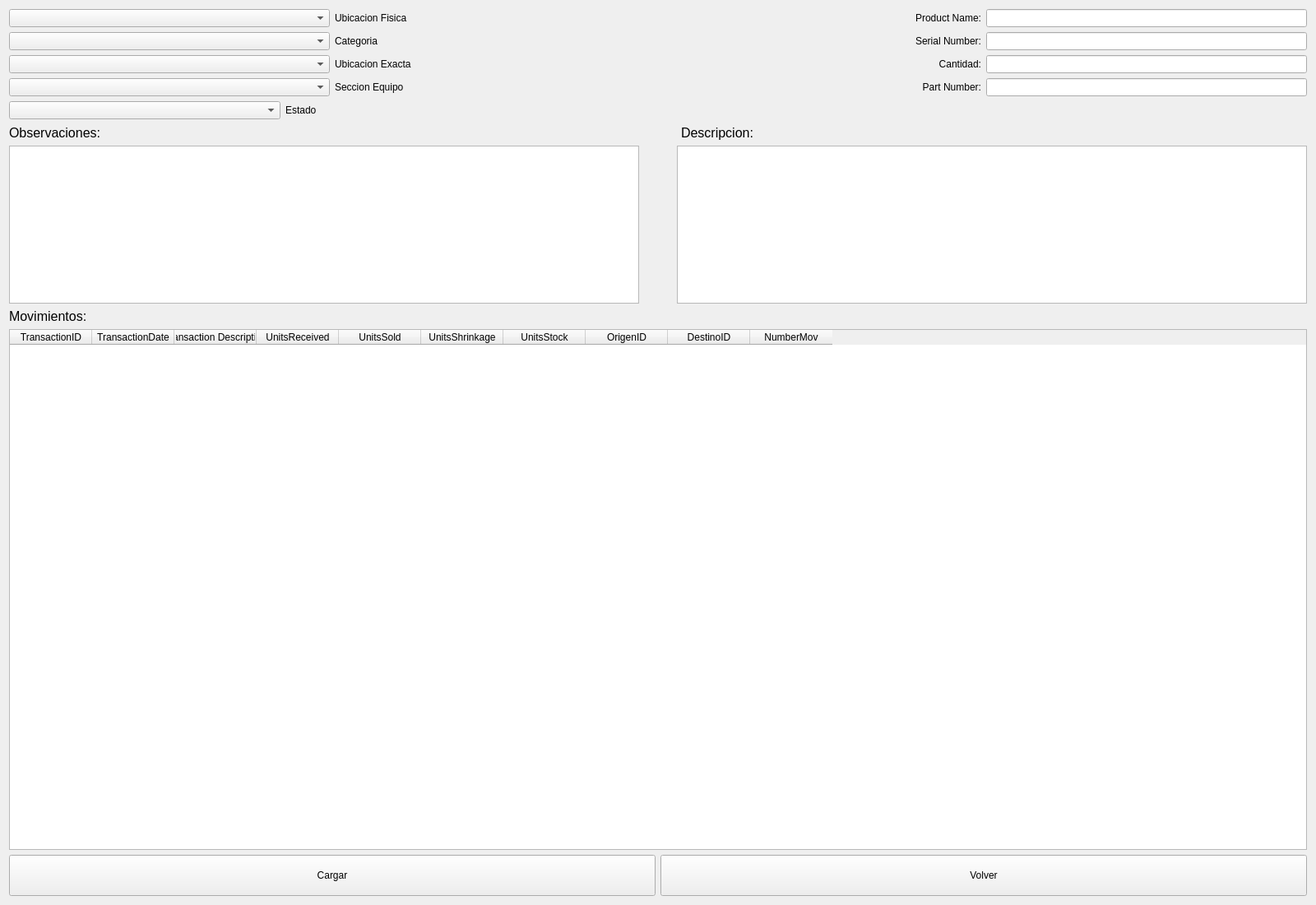
<?xml version="1.0" encoding="UTF-8"?>
<ui version="4.0">
 <class>Form</class>
 <widget class="QWidget" name="Form">
  <property name="geometry">
   <rect>
    <x>0</x>
    <y>0</y>
    <width>1600</width>
    <height>1100</height>
   </rect>
  </property>
  <property name="windowTitle">
   <string>Form</string>
  </property>
  <layout class="QGridLayout" name="gridLayout">
   <item row="0" column="0">
    <layout class="QVBoxLayout" name="verticalLayout">
     <item>
      <layout class="QHBoxLayout" name="horizontalLayout_2">
       <property name="sizeConstraint">
        <enum>QLayout::SetMinimumSize</enum>
       </property>
       <item>
        <widget class="QComboBox" name="comboBox"/>
       </item>
       <item>
        <widget class="QLabel" name="label_2">
         <property name="text">
          <string>Ubicacion Fisica</string>
         </property>
         <property name="alignment">
          <set>Qt::AlignLeading|Qt::AlignLeft|Qt::AlignVCenter</set>
         </property>
        </widget>
       </item>
       <item>
        <widget class="QLabel" name="label">
         <property name="text">
          <string>Product Name:</string>
         </property>
         <property name="alignment">
          <set>Qt::AlignRight|Qt::AlignTrailing|Qt::AlignVCenter</set>
         </property>
        </widget>
       </item>
       <item>
        <widget class="QLineEdit" name="lineEdit_3">
         <property name="sizePolicy">
          <sizepolicy hsizetype="Preferred" vsizetype="Fixed">
           <horstretch>0</horstretch>
           <verstretch>0</verstretch>
          </sizepolicy>
         </property>
        </widget>
       </item>
      </layout>
     </item>
     <item>
      <layout class="QHBoxLayout" name="horizontalLayout_4">
       <property name="sizeConstraint">
        <enum>QLayout::SetMinimumSize</enum>
       </property>
       <item>
        <widget class="QComboBox" name="comboBox_4"/>
       </item>
       <item>
        <widget class="QLabel" name="label_3">
         <property name="text">
          <string>Categoria</string>
         </property>
        </widget>
       </item>
       <item>
        <widget class="QLabel" name="label_4">
         <property name="text">
          <string>Serial Number:</string>
         </property>
         <property name="alignment">
          <set>Qt::AlignRight|Qt::AlignTrailing|Qt::AlignVCenter</set>
         </property>
        </widget>
       </item>
       <item>
        <widget class="QLineEdit" name="lineEdit_2">
         <property name="sizePolicy">
          <sizepolicy hsizetype="Preferred" vsizetype="Fixed">
           <horstretch>0</horstretch>
           <verstretch>0</verstretch>
          </sizepolicy>
         </property>
        </widget>
       </item>
      </layout>
     </item>
     <item>
      <layout class="QHBoxLayout" name="horizontalLayout_5">
       <item>
        <widget class="QComboBox" name="comboBox_5">
         <property name="sizePolicy">
          <sizepolicy hsizetype="Preferred" vsizetype="Preferred">
           <horstretch>0</horstretch>
           <verstretch>0</verstretch>
          </sizepolicy>
         </property>
        </widget>
       </item>
       <item>
        <widget class="QLabel" name="label_6">
         <property name="text">
          <string>Ubicacion Exacta</string>
         </property>
        </widget>
       </item>
       <item>
        <widget class="QLabel" name="label_5">
         <property name="text">
          <string>Cantidad:</string>
         </property>
         <property name="alignment">
          <set>Qt::AlignRight|Qt::AlignTrailing|Qt::AlignVCenter</set>
         </property>
        </widget>
       </item>
       <item>
        <widget class="QLineEdit" name="lineEdit">
         <property name="sizePolicy">
          <sizepolicy hsizetype="Preferred" vsizetype="Fixed">
           <horstretch>0</horstretch>
           <verstretch>0</verstretch>
          </sizepolicy>
         </property>
        </widget>
       </item>
      </layout>
     </item>
     <item>
      <layout class="QHBoxLayout" name="horizontalLayout">
       <item>
        <widget class="QComboBox" name="comboBox_2"/>
       </item>
       <item>
        <widget class="QLabel" name="label_10">
         <property name="text">
          <string>Seccion Equipo</string>
         </property>
        </widget>
       </item>
       <item>
        <widget class="QLabel" name="label_9">
         <property name="text">
          <string>Part Number:</string>
         </property>
         <property name="alignment">
          <set>Qt::AlignRight|Qt::AlignTrailing|Qt::AlignVCenter</set>
         </property>
        </widget>
       </item>
       <item>
        <widget class="QLineEdit" name="lineEdit_4">
         <property name="sizePolicy">
          <sizepolicy hsizetype="Preferred" vsizetype="Fixed">
           <horstretch>0</horstretch>
           <verstretch>0</verstretch>
          </sizepolicy>
         </property>
        </widget>
       </item>
      </layout>
     </item>
     <item>
      <layout class="QVBoxLayout" name="verticalLayout_2">
       <item>
        <layout class="QHBoxLayout" name="horizontalLayout_3">
         <item>
          <widget class="QComboBox" name="comboBox_3">
           <property name="maximumSize">
            <size>
             <width>330</width>
             <height>16777215</height>
            </size>
           </property>
          </widget>
         </item>
         <item>
          <widget class="QLabel" name="label_11">
           <property name="text">
            <string>Estado</string>
           </property>
          </widget>
         </item>
         <item>
          <spacer name="horizontalSpacer">
           <property name="orientation">
            <enum>Qt::Horizontal</enum>
           </property>
           <property name="sizeType">
            <enum>QSizePolicy::Preferred</enum>
           </property>
           <property name="sizeHint" stdset="0">
            <size>
             <width>60</width>
             <height>20</height>
            </size>
           </property>
          </spacer>
         </item>
        </layout>
       </item>
      </layout>
     </item>
     <item>
      <layout class="QHBoxLayout" name="horizontalLayout_9">
       <item>
        <widget class="QLabel" name="label_7">
         <property name="font">
          <font>
           <pointsize>12</pointsize>
          </font>
         </property>
         <property name="text">
          <string>Observaciones:</string>
         </property>
        </widget>
       </item>
       <item>
        <spacer name="horizontalSpacer_3">
         <property name="orientation">
          <enum>Qt::Horizontal</enum>
         </property>
         <property name="sizeType">
          <enum>QSizePolicy::Fixed</enum>
         </property>
         <property name="sizeHint" stdset="0">
          <size>
           <width>50</width>
           <height>20</height>
          </size>
         </property>
        </spacer>
       </item>
       <item>
        <widget class="QLabel" name="label_8">
         <property name="font">
          <font>
           <pointsize>12</pointsize>
          </font>
         </property>
         <property name="text">
          <string>Descripcion:</string>
         </property>
        </widget>
       </item>
      </layout>
     </item>
     <item>
      <layout class="QHBoxLayout" name="horizontalLayout_8">
       <item>
        <widget class="QTextEdit" name="textEdit">
         <property name="sizePolicy">
          <sizepolicy hsizetype="Expanding" vsizetype="Fixed">
           <horstretch>0</horstretch>
           <verstretch>0</verstretch>
          </sizepolicy>
         </property>
        </widget>
       </item>
       <item>
        <spacer name="horizontalSpacer_2">
         <property name="orientation">
          <enum>Qt::Horizontal</enum>
         </property>
         <property name="sizeType">
          <enum>QSizePolicy::Preferred</enum>
         </property>
         <property name="sizeHint" stdset="0">
          <size>
           <width>40</width>
           <height>20</height>
          </size>
         </property>
        </spacer>
       </item>
       <item>
        <widget class="QTextEdit" name="textEdit_2">
         <property name="sizePolicy">
          <sizepolicy hsizetype="Expanding" vsizetype="Fixed">
           <horstretch>0</horstretch>
           <verstretch>0</verstretch>
          </sizepolicy>
         </property>
         <property name="maximumSize">
          <size>
           <width>16777215</width>
           <height>16777215</height>
          </size>
         </property>
        </widget>
       </item>
      </layout>
     </item>
     <item>
      <layout class="QHBoxLayout" name="horizontalLayout_6"/>
     </item>
     <item>
      <widget class="QLabel" name="label_12">
       <property name="font">
        <font>
         <pointsize>12</pointsize>
        </font>
       </property>
       <property name="text">
        <string>Movimientos:</string>
       </property>
      </widget>
     </item>
     <item>
      <widget class="QTableWidget" name="tableWidget">
       <property name="columnCount">
        <number>10</number>
       </property>
       <column>
        <property name="text">
         <string>TransactionID</string>
        </property>
       </column>
       <column>
        <property name="text">
         <string>TransactionDate</string>
        </property>
       </column>
       <column>
        <property name="text">
         <string>Transaction Description</string>
        </property>
       </column>
       <column>
        <property name="text">
         <string>UnitsReceived</string>
        </property>
       </column>
       <column>
        <property name="text">
         <string>UnitsSold</string>
        </property>
       </column>
       <column>
        <property name="text">
         <string>UnitsShrinkage</string>
        </property>
       </column>
       <column>
        <property name="text">
         <string>UnitsStock</string>
        </property>
       </column>
       <column>
        <property name="text">
         <string>OrigenID</string>
        </property>
       </column>
       <column>
        <property name="text">
         <string>DestinoID</string>
        </property>
       </column>
       <column>
        <property name="text">
         <string>NumberMov</string>
        </property>
       </column>
      </widget>
     </item>
     <item>
      <layout class="QHBoxLayout" name="horizontalLayout_7">
       <item>
        <widget class="QPushButton" name="pushButton_3">
         <property name="minimumSize">
          <size>
           <width>0</width>
           <height>50</height>
          </size>
         </property>
         <property name="text">
          <string>Cargar</string>
         </property>
        </widget>
       </item>
       <item>
        <widget class="QPushButton" name="pushButton">
         <property name="minimumSize">
          <size>
           <width>0</width>
           <height>50</height>
          </size>
         </property>
         <property name="text">
          <string>Volver</string>
         </property>
        </widget>
       </item>
      </layout>
     </item>
    </layout>
   </item>
  </layout>
 </widget>
 <resources/>
 <connections/>
</ui>
